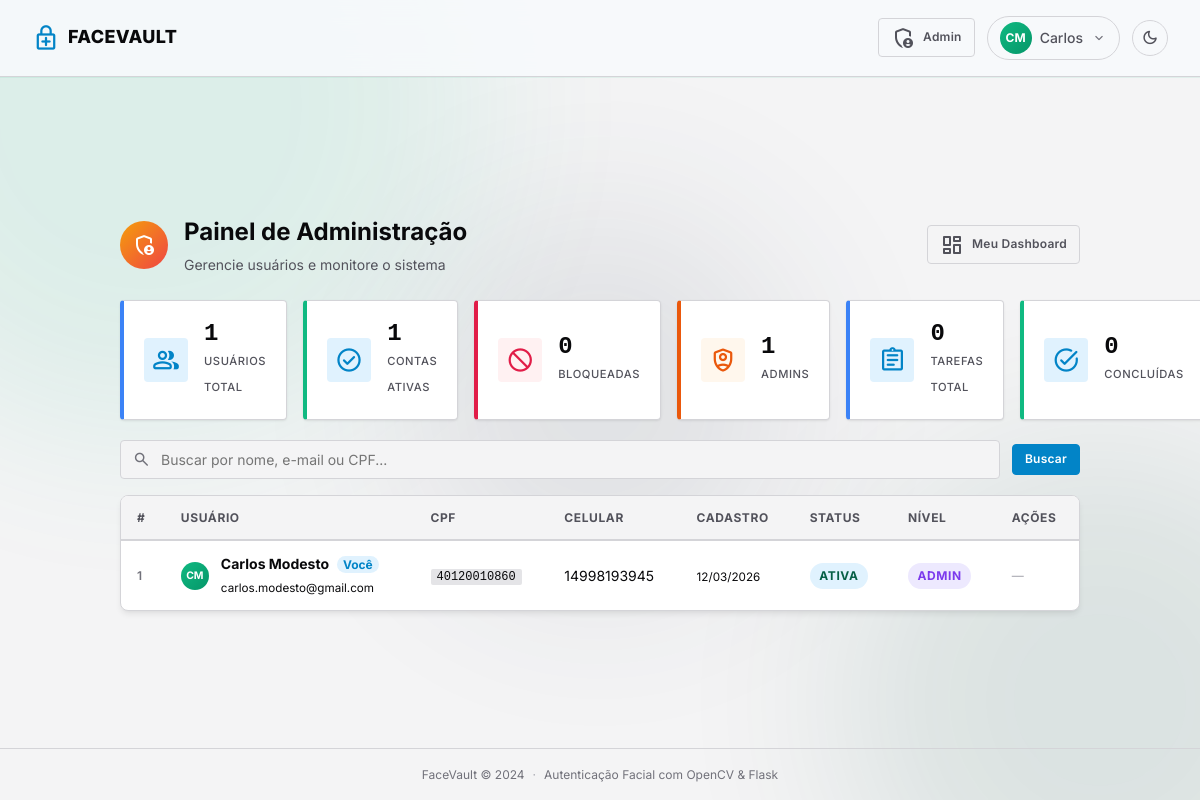
The page /admin/ (signed in) on the database its author committed.
### models.py (models this page shows, shortened)
class User(UserMixin, db.Model):
    id             = db.Column(db.Integer, primary_key=True)
    nome           = db.Column(db.String(150), nullable=False)
    sobrenome      = db.Column(db.String(150), nullable=False)
    email          = db.Column(db.String(150), unique=True, nullable=False)
    cpf            = db.Column(db.String(11), unique=True, nullable=False)
    celular        = db.Column(db.String(15), nullable=False)
    data_nascimento= db.Column(db.Date, nullable=False)
    genero         = db.Column(db.String(20), nullable=False)
    face_image_path= db.Column(db.String(300), nullable=False)
    is_admin       = db.Column(db.Boolean, default=False, nullable=False)
    is_active      = db.Column(db.Boolean, default=True, nullable=False)
    tema           = db.Column(db.String(20), default='vault', nullable=False)
    criado_em      = db.Column(db.DateTime, default=datetime.utcnow, nullable=False)
    atualizado_em  = db.Column(db.DateTime, default=datetime.utcnow,
                               onupdate=datetime.utcnow, nullable=False)
    tasks = db.relationship('Task', backref='owner', lazy=True,
                            cascade='all, delete-orphan')
    @property
    def nome_completo(self):
        return f"{self.nome} {self.sobrenome}"
    @property
    def status_label(self):
        return 'Ativa' if self.is_active else 'Bloqueada'

### routes/admin.py (the view, shortened to what this page needs)
@admin_bp.route('/')
@login_required
@admin_required
def dashboard():
    q = request.args.get('q', '').strip()
    query = User.query.order_by(User.criado_em.desc())
    users = query.all()
    stats = {
        'total_users':   User.query.count(),
        'active_users':  User.query.filter_by(is_active=True).count(),
        'blocked_users': User.query.filter_by(is_active=False).count(),
        'admin_users':   User.query.filter_by(is_admin=True).count(),
        'total_tasks':   Task.query.count(),
        'done_tasks':    Task.query.filter_by(completed=True).count(),
    }
    return render_template('admin/dashboard.html', users=users, stats=stats, q=q)

### routes/admin.py (called while the page is built)
def admin_required(f):
    @wraps(f)
    def decorated(*args, **kwargs):
        if not current_user.is_authenticated or not current_user.is_admin:
            abort(403)
        return f(*args, **kwargs)
    return decorated

### templates/admin/dashboard.html (shortened to what this page needs)
{% extends 'base.html' %}
{% block content %}
<div class="dashboard">
    <header class="dash-header">
        <div class="dash-header__info">
            <div class="avatar avatar--lg admin-avatar">
                <span class="material-symbols-rounded">admin_panel_settings</span>
            </div>
            <div>
                <h1 class="dash-header__title">Painel de Administração</h1>
                <p class="dash-header__sub">Gerencie usuários e monitore o sistema</p>
            </div>
        </div>
        <a href="{{ url_for('tasks.index') }}" class="btn btn--ghost btn--sm">
            <span class="material-symbols-rounded">dashboard</span> Meu Dashboard
        </a>
    </header>
    <div class="stats stats--6">
        <div class="stat-card stat-card--blue">
            <span class="material-symbols-rounded">group</span>
            <div><strong>{{ stats.total_users }}</strong><small>Usuários Total</small></div>
        </div>
        <div class="stat-card stat-card--green">
            <span class="material-symbols-rounded">check_circle</span>
            <div><strong>{{ stats.active_users }}</strong><small>Contas Ativas</small></div>
        </div>
        <div class="stat-card stat-card--red">
            <span class="material-symbols-rounded">block</span>
            <div><strong>{{ stats.blocked_users }}</strong><small>Bloqueadas</small></div>
        </div>
        <div class="stat-card stat-card--orange">
            <span class="material-symbols-rounded">shield_person</span>
            <div><strong>{{ stats.admin_users }}</strong><small>Admins</small></div>
        </div>
        <div class="stat-card stat-card--blue">
            <span class="material-symbols-rounded">assignment</span>
            <div><strong>{{ stats.total_tasks }}</strong><small>Tarefas Total</small></div>
        </div>
        <div class="stat-card stat-card--green">
            <span class="material-symbols-rounded">task_alt</span>
            <div><strong>{{ stats.done_tasks }}</strong><small>Concluídas</small></div>
        </div>
    </div>
    <div class="admin-toolbar">
        <form method="GET" class="search-form">
            <div class="input-row search-row">
                <input type="text" name="q" value="{{ q }}" class="form-input"
                       placeholder="Buscar por nome, e-mail ou CPF...">
            </div>
            <button type="submit" class="btn btn--primary btn--sm">Buscar</button>
        </form>
    </div>
    <div class="admin-table-wrap">
        <table class="admin-table">
            <thead>
                <tr>
                    <th>#</th>
                    <th>Usuário</th>
                    <th>CPF</th>
                    <th>Celular</th>
                    <th>Cadastro</th>
                    <th>Status</th>
                    <th>Nível</th>
                    <th>Ações</th>
                </tr>
            </thead>
            <tbody>
            {% for user in users %}
            <tr class="{% if not user.is_active %}row--blocked{% endif %}">
                <td class="td-id">{{ user.id }}</td>
                <td>
                    <div class="user-cell">
                        <div class="avatar avatar--sm">{{ user.nome[0] }}{{ user.sobrenome[0] }}</div>
                        <div>
                            <strong>{{ user.nome_completo }}</strong>
                            {% if user.id == current_user.id %}
                            <span class="badge-you">Você</span>
                            {% endif %}
                            <br><small>{{ user.email }}</small>
                        </div>
                    </div>
                </td>
                <td><code>{{ user.cpf }}</code></td>
                <td>{{ user.celular }}</td>
                <td><small>{{ user.criado_em.strftime('%d/%m/%Y') }}</small></td>
                <td>
                    <span class="badge {% if user.is_active %}badge--green{% else %}badge--red{% endif %}">
                        {{ user.status_label }}
                    </span>
                </td>
                <td>
                    <span class="badge {% if user.is_admin %}badge--purple{% else %}badge--gray{% endif %}">
                        {% if user.is_admin %}Admin{% else %}Usuário{% endif %}
                    </span>
                </td>
                <td>
                    <div class="admin-actions">
                        {% if user.id != current_user.id %}
                        <button type="button"
                            class="btn btn--icon {% if user.is_active %}btn--warning-ghost{% else %}btn--success-ghost{% endif %}"
                            title="{% if user.is_active %}Bloquear conta{% else %}Ativar conta{% endif %}"
                            onclick="adminConfirm(
                                '{% if user.is_active %}block{% else %}check_circle{% endif %}',
                                '{% if user.is_active %}warning{% else %}success{% endif %}',
                                '{% if user.is_active %}Bloquear conta?{% else %}Ativar conta?{% endif %}',
                                '{% if user.is_active %}A conta de {{ user.nome_completo }} será bloqueada e o usuário não conseguirá mais fazer login.{% else %}A conta de {{ user.nome_completo }} será reativada.{% endif %}',
                                '{% if user.is_active %}Bloquear{% else %}Ativar{% endif %}',
                                '{{ url_for('admin.toggle_active', user_id=user.id) }}'
                            )">
                            <span class="material-symbols-rounded">
                                {% if user.is_active %}block{% else %}check_circle{% endif %}
                            </span>
                        </button>
                        <button type="button"
                            class="btn btn--icon btn--ghost"
                            title="{% if user.is_admin %}Remover permissão admin{% else %}Tornar administrador{% endif %}"
                            onclick="adminConfirm(
                                '{% if user.is_admin %}person_remove{% else %}shield_person{% endif %}',
                                'info',
                                '{% if user.is_admin %}Remover Admin?{% else %}Tornar Admin?{% endif %}',
                                '{% if user.is_admin %}{{ user.nome_completo }} perderá acesso ao painel de administração.{% else %}{{ user.nome_completo }} terá acesso total ao painel de administração.{% endif %}',
                                '{% if user.is_admin %}Remover{% else %}Promover{% endif %}',
                                '{{ url_for('admin.toggle_admin', user_id=user.id) }}'
                            )">
                            <span class="material-symbols-rounded">
                                {% if user.is_admin %}person_remove{% else %}shield_person{% endif %}
                            </span>
                        </button>
                        <button type="button"
                            class="btn btn--icon btn--danger-ghost"
                            title="Excluir usuário"
                            onclick="adminConfirm(
                                'delete_forever',
                                'danger',
                                'Excluir usuário?',
                                'A conta de {{ user.nome_completo }} e todas as suas tarefas serão removidas permanentemente. Esta ação não pode ser desfeita.',
                                'Excluir',
                                '{{ url_for('admin.delete_user', user_id=user.id) }}'
                            )">
                            <span class="material-symbols-rounded">delete</span>
                        </button>
                        {% else %}
                        <span class="text-muted-sm">—</span>
                        {% endif %}
                    </div>
                </td>
            </tr>
            {% else %}
            <tr><td colspan="8" class="td-empty">Nenhum usuário encontrado.</td></tr>
            {% endfor %}
            </tbody>
        </table>
    </div>
</div>
{% endblock %}

### templates/base.html (shortened to what this page needs)
<!DOCTYPE html>
<html lang="pt-BR" id="html-root">
<head>
    <link rel="stylesheet" href="{{ url_for('static', filename='css/style.css') }}">
    {% if current_user.is_authenticated and current_user.tema and current_user.tema != 'vault' %}
    <link rel="stylesheet" href="{{ url_for('static', filename='css/theme-' + current_user.tema + '.css') }}">
    {% endif %}
</head>
<body>
<div class="bg-orbs" aria-hidden="true">
    <div class="bg-orb bg-orb--1"></div>
    <div class="bg-orb bg-orb--2"></div>
</div>
<nav class="navbar">
    <a href="{{ url_for('tasks.index') if current_user.is_authenticated else url_for('auth.login') }}" class="navbar__brand">
        <span class="material-symbols-rounded">enhanced_encryption</span>
        <span>FaceVault</span>
    </a>
    <div class="navbar__right">
        {% if current_user.is_authenticated %}
        {% if current_user.is_admin %}
        <a href="{{ url_for('admin.dashboard') }}" class="btn btn--ghost btn--sm">
            <span class="material-symbols-rounded">admin_panel_settings</span> Admin
        </a>
        {% endif %}
        <div class="profile-menu" id="profile-menu">
            <button class="profile-trigger" onclick="toggleProfileMenu()">
                <div class="avatar">{{ current_user.nome[0] }}{{ current_user.sobrenome[0] }}</div>
                <span class="navbar__name">{{ current_user.nome }}</span>
                <span class="material-symbols-rounded dropdown-arrow">expand_more</span>
            </button>
        </div>
        {% endif %}
        <button class="theme-toggle" id="theme-toggle" title="Alternar tema" onclick="toggleTheme()">
            <span class="material-symbols-rounded" id="theme-icon">dark_mode</span>
        </button>
    </div>
</nav>
<main class="main">
    {% block content %}{% endblock %}
</main>
<footer class="footer">
    <span>FaceVault &copy; 2024</span>
    <span class="footer__sep">·</span>
    <span>Autenticação Facial com OpenCV &amp; Flask</span>
</footer>
</body>
</html>

### static/css/theme-terminal.css (style rules this page uses)
:root { --c-primary: #0284c7; --c-primary-d: #0369a1; --c-primary-l: #e0f2fe; --c-primary-ring: rgba(2,132,199,.22); --c-success: #10b981; --c-success-l: #ecfdf5; --c-danger: #e11d48; --c-danger-l: #fff1f2; --c-warning: #ea580c; --c-warning-l: #fff7ed; --c-info: #3b82f6; --c-info-l: #eff6ff; --c-50: #f4f4f5; --c-100: #e4e4e7; --c-200: #d4d4d8; --c-300: #a1a1aa; --c-400: #71717a; --c-500: #52525b; --c-700: #27272a; --c-900: #09090b; --r-sm: 2px; --r-md: 4px; --r-lg: 6px; --r-xl: 8px; }
.navbar__brand { text-transform: uppercase; letter-spacing: 0.02em; color: var(--c-900); }
.navbar__brand .material-symbols-rounded { color: var(--c-primary); }
.stat-card { border-left: 4px solid var(--c-300); border-radius: var(--r-md); }
.stat-card--blue { border-left-color: #3b82f6; }
.stat-card--green { border-left-color: var(--c-success); }
.stat-card--orange { border-left-color: var(--c-warning); }
.stat-card--red { border-left-color: var(--c-danger); }
.stat-card strong { font-family: monospace; }
.stat-card small { text-transform: uppercase; font-size: .7rem; letter-spacing: .05em; }
.btn { letter-spacing: .02em; }
.badge { text-transform: uppercase; letter-spacing: .05em; }

### rows shown on the page
User: nome "C", sobrenome "M", nome "Carlos", id "1", nome_completo "Carlos Modesto", shows "Você", email "carlos.modesto@gmail.com", cpf "40120010860", celular "14998193945", criado_em "12/03/2026", status_label "ATIVA", is_admin "ADMIN"

### other values the page prints
{{ stats.total_users }} "1"
{{ stats.active_users }} "1"
{{ stats.blocked_users }} "0"
{{ stats.admin_users }} "1"
{{ stats.total_tasks }} "0"
{{ stats.done_tasks }} "0"
